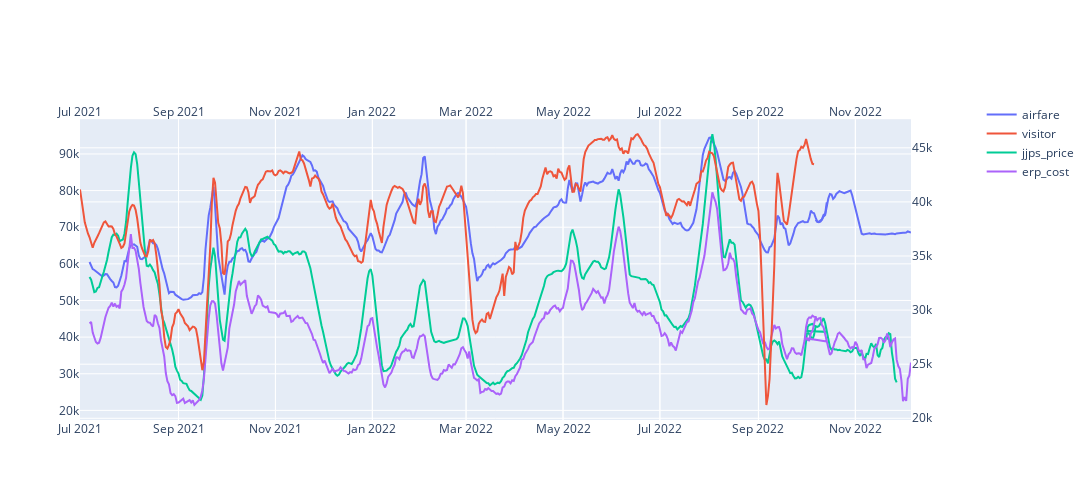

The code cell stored with this chart in its notebook:
### Code cell
fig=make_subplots(
        specs=[[{"secondary_y": True}]])   

fig.update_layout(xaxis2= {'anchor': 'y', 'overlaying': 'x', 'side': 'top'},
                  yaxis_domain=[0, 0.94]);

fig.add_trace(
    go.Scatter(x=af_vst_prc_cst['date'], y=af_vst_prc_cst['fare_avg_7ma'], name="airfare"),
    secondary_y=False
)

fig.add_trace(
    go.Scatter(x=af_vst_prc_cst['date'], y=af_vst_prc_cst['visitor_7ma'], name="visitor"),
    secondary_y=True
)

fig.add_trace(
    go.Scatter(x=af_vst_prc_cst['date'], y=af_vst_prc_cst['jjps_hour_price_7ma']*20, name="jjps_price"),
    secondary_y=False
)

fig.add_trace(
    go.Scatter(x=af_vst_prc_cst['date'], y=af_vst_prc_cst['erp_hour_cost_7ma']*20, name="erp_cost"),
    secondary_y=False
)


fig.data[1].update(xaxis='x2')
fig.update_layout(width=1500, height=500)


fig.show()

# fig.show()
#plot(fig, filename='airfare_visitor.html')

### Figure 1 — Plotly figure (JSON) as saved in the notebook; plotly's stock layout.template omitted (floating-point values rounded to 4 significant figures; data arrays with more than 128 entries replaced by an {"elided": "..."} marker saying what was removed)
{"data": [{"name": "airfare", "type": "scatter", "x": {"elided": "538 str values"}, "xaxis": "x", "y": {"elided": "538 int values"}, "yaxis": "y"}, {"name": "visitor", "type": "scatter", "x": {"elided": "538 str values"}, "xaxis": "x2", "y": {"elided": "538 int values"}, "yaxis": "y2"}, {"name": "jjps_price", "type": "scatter", "x": {"elided": "538 str values"}, "xaxis": "x", "y": {"elided": "538 int values"}, "yaxis": "y"}, {"name": "erp_cost", "type": "scatter", "x": {"elided": "538 str values"}, "xaxis": "x", "y": {"elided": "538 int values"}, "yaxis": "y"}], "layout": {"height": 500, "width": 1500, "xaxis": {"anchor": "y", "autorange": true, "domain": [0, 0.94], "range": ["2021-07-01", "2022-12-06"], "type": "date"}, "xaxis2": {"anchor": "y", "autorange": true, "overlaying": "x", "range": ["2021-07-01", "2022-12-06"], "side": "top", "type": "date"}, "yaxis": {"anchor": "x", "autorange": true, "domain": [0, 0.94], "range": [17370.0, 99490.0], "type": "linear"}, "yaxis2": {"anchor": "x", "autorange": true, "overlaying": "y", "range": [19842, 47642], "side": "right", "type": "linear"}}}
